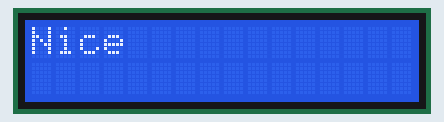
This sketch was run on a simulated Arduino Uno, built with avr-gcc and run on an emulated ATmega328P. Parts: 16×2 character LCD.

Above: at 3.37 s.
At 4.18 s:
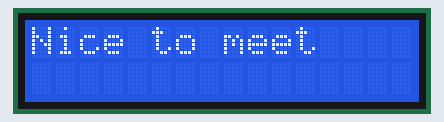
At 4.7 s:
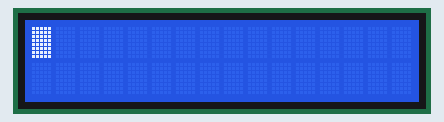
At 10.8 s:
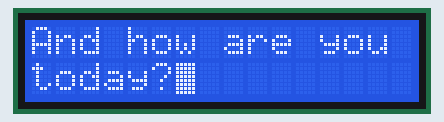
At 21.32 s:
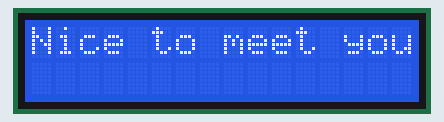
At 33.6 s:
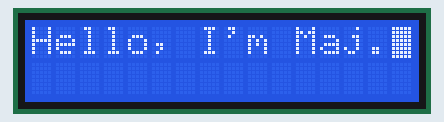

Measured:
- what the display in image 2 shows lasts 4.0 s, from 4.7 s to 8.7 s
- what the display in image 3 shows lasts 6.1 s, from 10.7 s to 16.8 s
- what the display in image 5 shows lasts 3.0 s, from 33.5 s to 36.5 s

The sketch:

Lcd_text.ino
```cpp
#include <LiquidCrystal.h>
byte slash[8] = {
  B00000,
  B11000,
  B11000,
  B11111,
  B11111,
  B11000,
  B11000,
  B00000,
  };
LiquidCrystal lcd(1, 2, 4, 5, 6, 7);
void setup() {
  // put your setup code here, to run once:
lcd.begin(16,2);
lcd.createChar(7, slash);
}

void loop() {
  // put your main code here, to run repeatedly:
lcd.print("Hello, I'm Maj.");
delay(3000);
lcd.clear();

lcd.setCursor(0,0);
lcd.print("N");
delay(10);
lcd.setCursor(1,0);
lcd.print("i");
delay(100);
lcd.setCursor(2,0);
lcd.print("c");
delay(100);
lcd.setCursor(3,0);
lcd.print("e");
delay(100);
lcd.setCursor(4,0);
lcd.print(" ");
delay(100);
lcd.setCursor(5,0);
lcd.print("t");
delay(100);
lcd.setCursor(6,0);
lcd.print("o");
delay(100);
lcd.setCursor(7,0);
lcd.print(" ");
delay(100);
lcd.setCursor(8,0);
lcd.print("m");
delay(100);
lcd.setCursor(9,0);
lcd.print("e");
delay(100);
lcd.setCursor(10,0);
lcd.print("e");
delay(100);
lcd.setCursor(11,0);
lcd.print("t");
delay(100);
lcd.setCursor(12,0);
lcd.print(" ");
delay(100);
lcd.setCursor(13,0);
lcd.print("y");
delay(100);
lcd.setCursor(14,0);
lcd.print("o");
delay(100);
lcd.setCursor(15,0);
lcd.print("u");
delay(100);
lcd.setCursor(16,0);
lcd.print(".");
delay(100);

lcd.clear();

lcd.blink();
delay(4000);

lcd.setCursor(0,0);
lcd.print("A");
delay(10);
lcd.setCursor(1,0);
lcd.print("n");
delay(100);
lcd.setCursor(2,0);
lcd.print("d");
delay(100);
lcd.setCursor(3,0);
lcd.print(" ");
delay(100);
lcd.setCursor(4,0);
lcd.print("h");
delay(100);
lcd.setCursor(5,0);
lcd.print("o");
delay(100);
lcd.setCursor(6,0);
lcd.print("w");
delay(100);
lcd.setCursor(7,0);
lcd.print(" ");
delay(100);
lcd.setCursor(8,0);
lcd.print("a");
delay(100);
lcd.setCursor(9,0);
lcd.print("r");
delay(100);
lcd.setCursor(10,0);
lcd.print("e");
delay(100);
lcd.setCursor(11,0);
lcd.print(" ");
delay(100);
lcd.setCursor(12,0);
lcd.print("y");
delay(100);
lcd.setCursor(13,0);
lcd.print("o");
delay(100);
lcd.setCursor(14,0);
lcd.print("u");
delay(100);
lcd.setCursor(15,0);
lcd.print(" ");
delay(100);
lcd.setCursor(0,1);
lcd.print("t");
delay(100);
lcd.setCursor(1,1);
lcd.print("o");
delay(100);
lcd.setCursor(2,1);
lcd.print("d");
delay(100);
lcd.setCursor(3,1);
lcd.print("a");
delay(100);
lcd.setCursor(4,1);
lcd.print("y");
delay(100);
lcd.setCursor(5,1);
lcd.print("?");
delay(100);

delay(6000);
lcd.clear();

}
```
